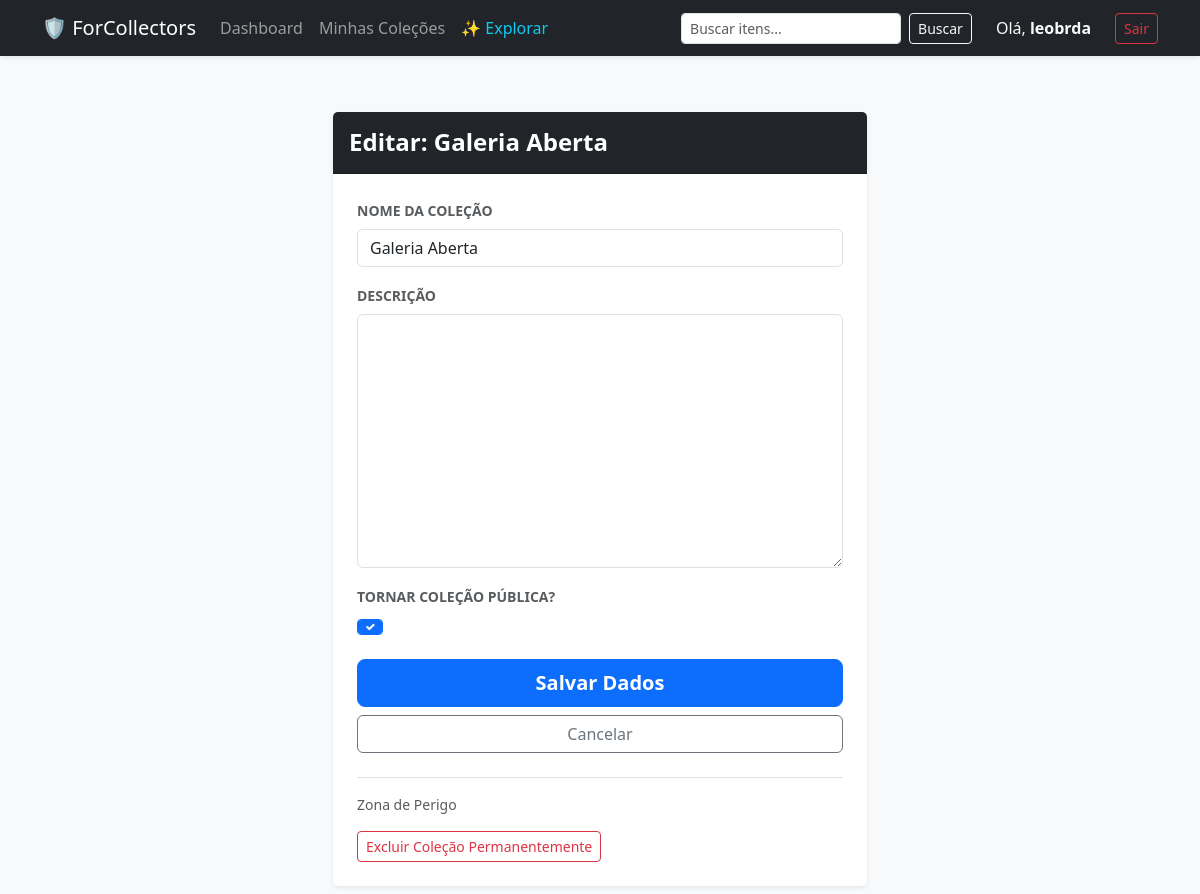
The page /collection/12/edit/ (signed in) on the database its author committed.
### albums/models.py (models this page shows, shortened)
class Collection(models.Model):
    name = models.CharField(max_length=100, verbose_name="Nome da Coleção")
    description = models.TextField(blank=True, null=True, verbose_name="Descrição")
    owner = models.ForeignKey(User, on_delete=models.CASCADE, related_name="collections")
    created_at = models.DateTimeField(auto_now_add=True)
    is_public = models.BooleanField(default=False, verbose_name="Tornar coleção pública?")

### albums/views.py (the view)
# urls.py: path('collection/<int:pk>/edit/', views.collection_update, name='collection_update'),
@login_required
def collection_update(request, pk):
    collection = get_object_or_404(Collection, pk=pk, owner=request.user)
    if request.method == 'POST':
        form = CollectionForm(request.POST, instance=collection)
        if form.is_valid():
            form.save()
            messages.success(request, f"Coleção '{collection.name}' atualizada!")
            return redirect('album_list')
    else:
        form = CollectionForm(instance=collection)
    return render(request, 'albums/collection_form.html', {'form': form})

### albums/forms.py
class CollectionForm(forms.ModelForm):
    class Meta:
        model = Collection
        fields = ['name', 'description', 'is_public']
        widgets = {
            'is_public': forms.CheckboxInput(attrs={'class': 'form-check-input'}),
            'name': forms.TextInput(attrs={'class': 'form-control'}),
            'description': forms.Textarea(attrs={'class': 'form-control'}),
        }

### albums/templates/albums/collection_form.html (shortened to what this page needs)
{% extends 'base.html' %}
{% block content %}
<div class="container mt-4">
    <div class="row justify-content-center">
        <div class="col-md-8 col-lg-6">
            <div class="card shadow-sm border-0">
                <div class="card-header bg-dark text-white py-3">
                    <h4 class="mb-0 fw-bold">
                        {% if form.instance.pk %}
                             Editar: {{ form.instance.title|default:form.instance.name }}
                        {% else %}
                            <i class="bi bi-plus-circle"></i> Adicionar Novo
                        {% endif %}
                    </h4>
                </div>
                <div class="card-body p-4">
                    <form method="POST" enctype="multipart/form-data" novalidate>
                        {% for field in form %}
                            <div class="mb-3">
                                <label for="{{ field.id_for_label }}" class="form-label fw-bold small text-uppercase text-muted">
                                    {{ field.label }}
                                </label>
                                <div class="input-group">
                                    {{ field }}
                                </div>
                            </div>
                        {% endfor %}
                        <div class="d-grid gap-2 mt-4">
                            <button type="submit" class="btn btn-primary btn-lg fw-bold">Salvar Dados</button>
                            <a href="javascript:history.back()" class="btn btn-outline-secondary">Cancelar</a>
                        </div>
                        {% if form.instance.pk %}
                            <div class="mt-4 border-top pt-3">
                                <p class="text-muted small">Zona de Perigo</p>
                                <a href="{% url 'collection_delete' form.instance.pk %}" class="btn btn-outline-danger btn-sm">
                                    Excluir Coleção Permanentemente
                                </a>
                            </div>
                        {% endif %}
                    </form>
                </div>
            </div>
        </div>
    </div>
</div>
{% endblock %}

### templates/base.html (shortened to what this page needs)
<!DOCTYPE html>
<html lang="pt-br">
<head>
    <link href="https://cdn.jsdelivr.net/npm/bootstrap@5.3.0/dist/css/bootstrap.min.css" rel="stylesheet">
</head>
<body class="bg-light">
    <nav class="navbar navbar-expand-lg navbar-dark bg-dark mb-4 shadow-sm">
        <div class="container">
            <a class="navbar-brand" href="{% url 'dashboard' %}">🛡️ ForCollectors</a>
            {% if user.is_authenticated %}
                <div class="collapse navbar-collapse" id="navContent">
                    <div class="navbar-nav me-auto">
                        <a class="nav-link" href="{% url 'dashboard' %}">Dashboard</a>
                        <a class="nav-link" href="{% url 'album_list' %}">Minhas Coleções</a>
                        <a class="nav-link text-info" href="{% url 'explore' %}">✨ Explorar</a>
                    </div>
                    <form class="d-flex me-lg-3 my-2 my-lg-0" action="{% url 'global_search' %}" method="GET">
                        <input class="form-control form-control-sm me-2" type="search" name="q" placeholder="Buscar itens..." aria-label="Search">
                        <button class="btn btn-outline-light btn-sm" type="submit">Buscar</button>
                    </form>
                    <div class="navbar-nav align-items-center">
                        <span class="nav-item nav-link text-light me-lg-3">Olá, <strong>{{ user.username }}</strong></span>
                        <form action="{% url 'logout' %}" method="post" class="d-inline">
                            <button type="submit" class="btn btn-outline-danger btn-sm">Sair</button>
                        </form>
                    </div>
                </div>
            {% else %}
                <div class="navbar-nav ms-auto">
                    <a href="{% url 'login' %}" class="btn btn-outline-light btn-sm me-2">Entrar</a>
                    <a href="{% url 'signup' %}" class="btn btn-primary btn-sm">Criar Conta</a>
                </div>
            {% endif %}
        </div>
    </nav>
    <div class="container">
        <main class="py-2">
            {% block content %}
            {% endblock %}
        </main>
    </div>
</body>
</html>

### albums/templates/albums/collection_form.html (style rules this page uses)
input, select, textarea { display: block; width: 100%; padding: .375rem .75rem; font-size: 1rem; font-weight: 400; line-height: 1.5; color: #212529; background-color: #fff; background-clip: padding-box; border: 1px solid #ced4da; appearance: none; border-radius: .375rem; transition: none !important; }

### rows shown on the page
Collection: instance "Galeria Aberta", form "Galeria Aberta" "☑"

### other values the page prints
{{ user.username }} "leobrda"
{{ field.label }} "NOME DA COLEÇÃO" "DESCRIÇÃO" "TORNAR COLEÇÃO PÚBLICA?"
